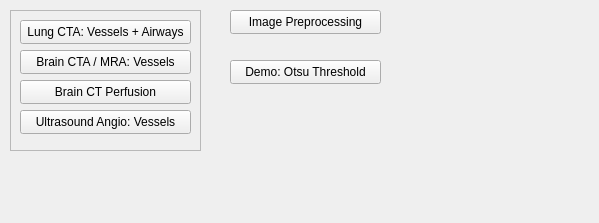
<?xml version="1.0" encoding="UTF-8"?>
<ui version="4.0">
 <class>NewTaskPanelWidget</class>
 <widget class="QWidget" name="NewTaskPanelWidget">
  <property name="geometry">
   <rect>
    <x>0</x>
    <y>0</y>
    <width>599</width>
    <height>223</height>
   </rect>
  </property>
  <property name="windowTitle">
   <string>Form</string>
  </property>
  <widget class="QPushButton" name="newTaskOtsuButton">
   <property name="geometry">
    <rect>
     <x>230</x>
     <y>60</y>
     <width>151</width>
     <height>24</height>
    </rect>
   </property>
   <property name="text">
    <string>Demo: Otsu Threshold</string>
   </property>
  </widget>
  <widget class="QPushButton" name="newTaskPreProcessButton">
   <property name="geometry">
    <rect>
     <x>230</x>
     <y>10</y>
     <width>151</width>
     <height>24</height>
    </rect>
   </property>
   <property name="text">
    <string>Image Preprocessing</string>
   </property>
  </widget>
  <widget class="QFrame" name="frame">
   <property name="geometry">
    <rect>
     <x>10</x>
     <y>10</y>
     <width>191</width>
     <height>141</height>
    </rect>
   </property>
   <property name="frameShape">
    <enum>QFrame::StyledPanel</enum>
   </property>
   <property name="frameShadow">
    <enum>QFrame::Raised</enum>
   </property>
   <widget class="QPushButton" name="newTaskLungCTAButton">
    <property name="geometry">
     <rect>
      <x>10</x>
      <y>10</y>
      <width>171</width>
      <height>24</height>
     </rect>
    </property>
    <property name="text">
     <string>Lung CTA: Vessels + Airways</string>
    </property>
   </widget>
   <widget class="QPushButton" name="newTaskBrainCTAMRAButton">
    <property name="geometry">
     <rect>
      <x>10</x>
      <y>40</y>
      <width>171</width>
      <height>24</height>
     </rect>
    </property>
    <property name="text">
     <string>Brain CTA / MRA: Vessels</string>
    </property>
   </widget>
   <widget class="QPushButton" name="newTaskBrainCTPButton">
    <property name="geometry">
     <rect>
      <x>10</x>
      <y>70</y>
      <width>171</width>
      <height>24</height>
     </rect>
    </property>
    <property name="text">
     <string>Brain CT Perfusion</string>
    </property>
   </widget>
   <widget class="QPushButton" name="newTaskUltrasoundVesselsButton">
    <property name="geometry">
     <rect>
      <x>10</x>
      <y>100</y>
      <width>171</width>
      <height>24</height>
     </rect>
    </property>
    <property name="text">
     <string>Ultrasound Angio: Vessels</string>
    </property>
   </widget>
  </widget>
 </widget>
 <resources/>
 <connections/>
</ui>
